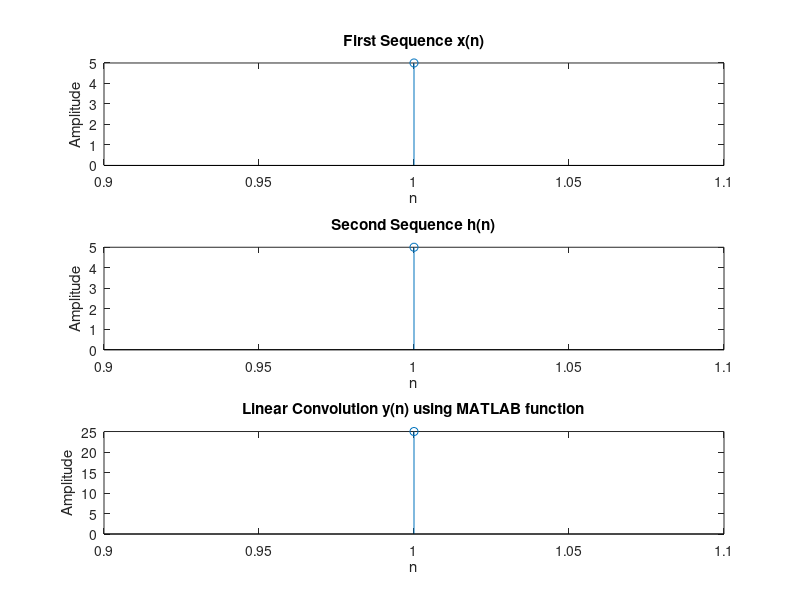

This figure's MATLAB source:
%expt 2 : convolution
clc;
clear all;
close all;


x = input('Enter the first sequence (ex. [1 2 3 1]) x(n) = ');


subplot(3,1,1)
stem(x)
xlabel('n')
ylabel('Amplitude')
title('First Sequence x(n)')


h = input('Enter the second sequence (ex. [1 2 3 1]) h(n) = ');


subplot(3,1,2)
stem(h)
xlabel('n')
ylabel('Amplitude')
title('Second Sequence h(n)')

z = conv(x, h);


subplot(3,1,3)
stem(z)
xlabel('n')
ylabel('Amplitude')
title('Linear Convolution y(n) using MATLAB function')
